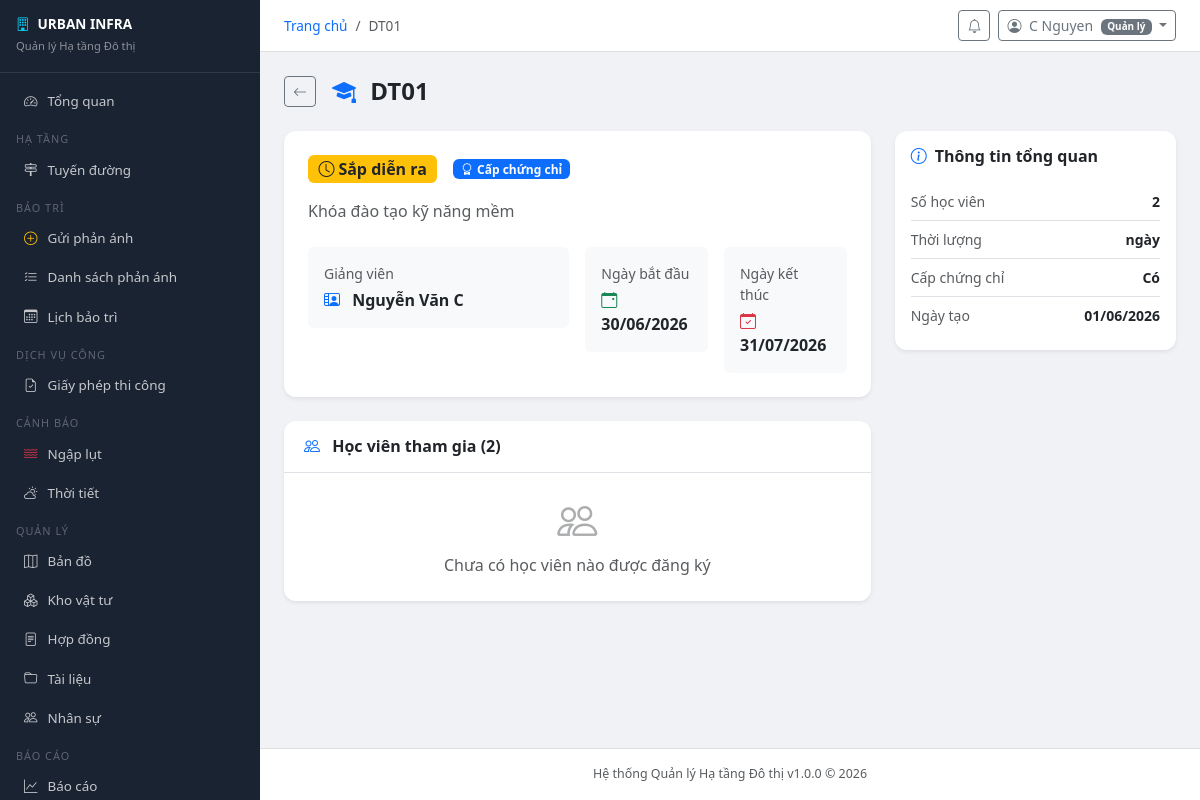
The page /hr/trainings/1/ (signed in) on the database its author committed.
### hr/models.py (models this page shows, shortened)
class Training(models.Model):
    title = models.CharField('Khóa đào tạo', max_length=200)
    description = models.TextField(blank=True)
    trainer = models.CharField('Giảng viên', max_length=100, blank=True)
    start_date = models.DateField('Ngày bắt đầu')
    end_date = models.DateField('Ngày kết thúc')
    participants = models.ManyToManyField(Employee, blank=True, related_name='trainings')
    certificate_required = models.BooleanField('Cấp chứng chỉ', default=False)
    created_at = models.DateTimeField(auto_now_add=True)
    class Meta:
        verbose_name = 'Đào tạo'
        verbose_name_plural = 'Đào tạo'

### accounts/models.py (models this page shows, shortened)
class User(AbstractUser):
    ROLE_CHOICES = [
        ('admin', 'Quản trị viên hệ thống'),
        ('manager', 'Quản lý'),
        ('staff', 'Cán bộ kỹ thuật'),
        ('inspector', 'Kiểm định viên'),
        ('citizen', 'Người dân'),
    ]
    role = models.CharField('Vai trò', max_length=20, choices=ROLE_CHOICES, default='citizen')
    phone = models.CharField('Số điện thoại', max_length=15, blank=True)
    avatar = models.ImageField('Ảnh đại diện', upload_to='avatars/', blank=True, null=True)
    address = models.TextField('Địa chỉ', blank=True)
    district = models.CharField('Quận/Huyện', max_length=100, blank=True)
    ward = models.CharField('Phường/Xã', max_length=100, blank=True)
    is_locked = models.BooleanField('Bị khóa', default=False)
    locked_reason = models.TextField('Lý do khóa', blank=True)
    otp_secret = models.CharField(max_length=32, blank=True)
    two_factor_enabled = models.BooleanField('Xác thực 2 bước', default=False)
    created_at = models.DateTimeField('Ngày tạo', auto_now_add=True)
    updated_at = models.DateTimeField('Cập nhật', auto_now=True)
    class Meta:
        verbose_name = 'Người dùng'
        verbose_name_plural = 'Người dùng'
    @property
    def is_admin(self):
        return self.role == 'admin' or self.is_superuser
    @property
    def is_staff_member(self):
        return self.role in ('admin', 'manager', 'staff', 'inspector')

### hr/views.py (the view)
# urls.py: path('trainings/<int:pk>/', views.training_detail, name='training_detail'),
@login_required
@staff_required
def training_detail(request, pk):
    training = get_object_or_404(Training.objects.prefetch_related('participants__user'), pk=pk)
    today = date.today()
    if training.start_date > today:
        training.status = 'upcoming'
    elif training.end_date < today:
        training.status = 'completed'
    else:
        training.status = 'ongoing'
        total = (training.end_date - training.start_date).days or 1
        elapsed = (today - training.start_date).days
        training.progress_pct = min(100, int(elapsed / total * 100))
    return render(request, 'hr/training_detail.html', {
        'training': training,
        'page_title': training.title,
    })

### urban_infra/context_processors.py (called while the page is built)
def global_context(request):
    context = {
        'SYSTEM_NAME': settings.SYSTEM_NAME,
        'SYSTEM_SHORT_NAME': settings.SYSTEM_SHORT_NAME,
        'SYSTEM_VERSION': settings.SYSTEM_VERSION,
    }
    if request.user.is_authenticated:
        from notifications.models import Notification
        context['unread_count'] = Notification.objects.filter(
            recipient=request.user, is_read=False
        ).count()
    return context

### hr/templates/hr/training_detail.html (shortened to what this page needs)
{% extends "base.html" %}
{% load static %}
{% block content %}
<div class="d-flex align-items-center mb-4">
  <a href="{% url 'hr:training_list' %}" class="btn btn-sm btn-outline-secondary me-3">
    <i class="bi bi-arrow-left"></i>
  </a>
  <h4 class="fw-bold mb-0">
    <i class="bi bi-mortarboard-fill text-primary me-2"></i>
    {{ training.title }}
  </h4>
</div>
<div class="row g-4">
  <div class="col-lg-8">
    <div class="card border-0 shadow-sm mb-4">
      <div class="card-body p-4">
        <div class="d-flex align-items-center gap-3 mb-3">
          {% if training.end_date < today %}
            <span class="badge bg-success fs-6"><i class="bi bi-check-circle me-1"></i>Đã hoàn thành</span>
          {% elif training.start_date <= today %}
            <span class="badge bg-info text-dark fs-6"><i class="bi bi-play-circle me-1"></i>Đang diễn ra</span>
          {% else %}
            <span class="badge bg-warning text-dark fs-6"><i class="bi bi-clock me-1"></i>Sắp diễn ra</span>
          {% endif %}
          {% if training.certificate_required %}
            <span class="badge bg-primary"><i class="bi bi-award me-1"></i>Cấp chứng chỉ</span>
          {% endif %}
        </div>
        {% if training.description %}
        <p class="text-muted mb-4">{{ training.description }}</p>
        {% endif %}
        <div class="row g-3">
          <div class="col-md-6">
            <div class="p-3 rounded bg-light">
              <div class="text-muted small mb-1">Giảng viên</div>
              <div class="fw-semibold">
                <i class="bi bi-person-video2 text-primary me-2"></i>
                {{ training.trainer|default:"Chưa xác định" }}
              </div>
            </div>
          </div>
          <div class="col-md-3">
            <div class="p-3 rounded bg-light">
              <div class="text-muted small mb-1">Ngày bắt đầu</div>
              <div class="fw-semibold">
                <i class="bi bi-calendar-event text-success me-1"></i>
                {{ training.start_date|date:"d/m/Y" }}
              </div>
            </div>
          </div>
          <div class="col-md-3">
            <div class="p-3 rounded bg-light">
              <div class="text-muted small mb-1">Ngày kết thúc</div>
              <div class="fw-semibold">
                <i class="bi bi-calendar-check text-danger me-1"></i>
                {{ training.end_date|date:"d/m/Y" }}
              </div>
            </div>
          </div>
        </div>
      </div>
    </div>
    <div class="card border-0 shadow-sm">
      <div class="card-header bg-transparent border-bottom d-flex justify-content-between align-items-center">
        <h6 class="fw-bold mb-0">
          <i class="bi bi-people text-primary me-2"></i>
          Học viên tham gia ({{ training.participants.count }})
        </h6>
      </div>
      <div class="card-body p-0">
        {% if participants %}
        <div class="table-responsive">
          <table class="table table-hover align-middle mb-0" style="font-size:.85rem">
            <thead class="table-light">
              <tr>
                <th class="ps-3">#</th>
                <th>Họ tên</th>
                <th>Mã NV</th>
                <th>Phòng ban</th>
                <th>Chức vụ</th>
              </tr>
            </thead>
            <tbody>
              {% for emp in participants %}
              <tr>
                <td class="ps-3 text-muted">{{ forloop.counter }}</td>
                <td>
                  <div class="d-flex align-items-center gap-2">
                    <div class="rounded-circle bg-primary bg-opacity-10 text-primary fw-bold
                                d-flex align-items-center justify-content-center"
                         style="width:30px;height:30px;font-size:.75rem;flex-shrink:0">
                      {{ emp.user.get_full_name|first|upper }}
                    </div>
                    <a href="{% url 'hr:employee_detail' emp.pk %}"
                       class="text-decoration-none text-dark fw-semibold">
                      {{ emp.user.get_full_name }}
                    </a>
                  </div>
                </td>
                <td class="text-muted">{{ emp.employee_id }}</td>
                <td class="text-muted">{{ emp.department.name|default:"—" }}</td>
                <td class="text-muted">{{ emp.position|default:"—" }}</td>
              </tr>
              {% endfor %}
            </tbody>
          </table>
        </div>
        {% else %}
        <div class="text-center text-muted py-4">
          <i class="bi bi-people display-6 d-block mb-2 opacity-50"></i>
          Chưa có học viên nào được đăng ký
        </div>
        {% endif %}
      </div>
    </div>
  </div>
  <div class="col-lg-4">
    <div class="card border-0 shadow-sm mb-3">
      <div class="card-body">
        <h6 class="fw-bold mb-3"><i class="bi bi-info-circle text-primary me-2"></i>Thông tin tổng quan</h6>
        <ul class="list-unstyled small mb-0">
          <li class="d-flex justify-content-between py-2 border-bottom">
            <span class="text-muted">Số học viên</span>
            <strong>{{ training.participants.count }}</strong>
          </li>
          <li class="d-flex justify-content-between py-2 border-bottom">
            <span class="text-muted">Thời lượng</span>
            <strong>{{ duration_days }} ngày</strong>
          </li>
          <li class="d-flex justify-content-between py-2 border-bottom">
            <span class="text-muted">Cấp chứng chỉ</span>
            <strong>{% if training.certificate_required %}Có{% else %}Không{% endif %}</strong>
          </li>
          <li class="d-flex justify-content-between py-2">
            <span class="text-muted">Ngày tạo</span>
            <strong>{{ training.created_at|date:"d/m/Y" }}</strong>
          </li>
        </ul>
      </div>
    </div>
  </div>
</div>
{% endblock %}

### templates/base.html (shortened to what this page needs)
<!DOCTYPE html>
<html lang="vi">
<head>
<link rel="stylesheet" href="https://cdnjs.cloudflare.com/ajax/libs/bootstrap/5.3.2/css/bootstrap.min.css">
<link rel="stylesheet" href="https://cdnjs.cloudflare.com/ajax/libs/bootstrap-icons/1.11.3/font/bootstrap-icons.min.css">
</head>
<body>
{% if user.is_authenticated %}
<div class="sidebar" id="sidebar">
  <div class="brand">
    <h6><i class="bi bi-building me-2 text-info"></i>{{ SYSTEM_SHORT_NAME }}</h6>
    <small>Quản lý Hạ tầng Đô thị</small>
  </div>
  <nav class="py-2">
    <a href="{% url 'dashboard' %}" class="nav-link"><i class="bi bi-speedometer2"></i>Tổng quan</a>
    <div class="nav-section">Hạ tầng</div>
    <a href="{% url 'infrastructure:road_list' %}" class="nav-link"><i class="bi bi-signpost-2"></i>Tuyến đường</a>
    <div class="nav-section">Bảo trì</div>
    <a href="{% url 'maintenance:request_create' %}" class="nav-link"><i class="bi bi-plus-circle text-warning"></i>Gửi phản ánh</a>
    <a href="{% url 'maintenance:request_list' %}" class="nav-link"><i class="bi bi-list-check"></i>Danh sách phản ánh</a>
    <a href="{% url 'maintenance:schedule_list' %}" class="nav-link"><i class="bi bi-calendar3"></i>Lịch bảo trì</a>
    <div class="nav-section">Dịch vụ công</div>
    <a href="{% url 'permits:list' %}" class="nav-link"><i class="bi bi-file-earmark-check"></i>Giấy phép thi công</a>
    <div class="nav-section">Cảnh báo</div>
    <a href="{% url 'flood:alert_list' %}" class="nav-link"><i class="bi bi-water text-danger"></i>Ngập lụt</a>
    <a href="{% url 'weather:current' %}" class="nav-link"><i class="bi bi-cloud-sun"></i>Thời tiết</a>
    <div class="nav-section">Quản lý</div>
    <a href="{% url 'maps:map' %}" class="nav-link"><i class="bi bi-map"></i>Bản đồ</a>
    <a href="{% url 'inventory:material_list' %}" class="nav-link"><i class="bi bi-boxes"></i>Kho vật tư</a>
    <a href="{% url 'contracts:contract_list' %}" class="nav-link"><i class="bi bi-file-text"></i>Hợp đồng</a>
    <a href="{% url 'documents:list' %}" class="nav-link"><i class="bi bi-folder"></i>Tài liệu</a>
    {% if user.is_staff_member %}
    <a href="{% url 'hr:employee_list' %}" class="nav-link"><i class="bi bi-people"></i>Nhân sự</a>
    {% endif %}
    <div class="nav-section">Báo cáo</div>
    <a href="{% url 'reports:summary' %}" class="nav-link"><i class="bi bi-graph-up"></i>Báo cáo</a>
  </nav>
</div>
<div class="main-content">
  <div class="topbar">
    <div class="d-flex align-items-center gap-3">
      <nav>
        <ol class="breadcrumb mb-0" style="font-size:.85rem">
          <li class="breadcrumb-item"><a href="/" class="text-decoration-none">Trang chủ</a></li>
          {% if page_title %}<li class="breadcrumb-item active">{{ page_title }}</li>{% endif %}
        </ol>
      </nav>
    </div>
    <div class="d-flex align-items-center gap-2">
      <a href="{% url 'notifications:list' %}" class="btn btn-sm btn-outline-secondary position-relative">
        <i class="bi bi-bell"></i>
      </a>
      <div class="dropdown">
        <button class="btn btn-sm btn-outline-secondary dropdown-toggle" data-bs-toggle="dropdown">
          <i class="bi bi-person-circle me-1"></i>
          {{ user.get_full_name|default:user.username }}
          <span class="badge bg-secondary ms-1" style="font-size:.62rem">{{ user.get_role_display }}</span>
        </button>
      </div>
    </div>
  </div>
  <div class="content-area">
{% endif %}
{% block content %}{% endblock %}
{% if user.is_authenticated %}
  </div>
  <footer class="text-center py-3 text-muted"
          style="font-size:.78rem; border-top:1px solid #e0e0e0; background:#fff;">
    {{ SYSTEM_NAME }} v{{ SYSTEM_VERSION }} &copy; {% now "Y" %}
  </footer>
</div>
{% else %}
</div>
{% endif %}
</body>
</html>

### templates/base.html (style rules this page uses)
:root { --sidebar-width: 260px; --sidebar-bg: #1a2332; --sidebar-hover: #2c3e55; }
body { font-family: 'Segoe UI', sans-serif; background: #f0f2f5; }
.sidebar { width: var(--sidebar-width); height: 100vh; background: var(--sidebar-bg); position: fixed; top: 0; left: 0; z-index: 1000; overflow-y: auto; }
.sidebar .brand { padding: 16px; border-bottom: 1px solid rgba(255,255,255,.1); }
.sidebar .brand h6 { color: #fff; font-weight: 700; margin: 0; font-size: .85rem; }
.sidebar .brand small { color: rgba(255,255,255,.5); font-size: .7rem; }
.sidebar .nav-link { color: rgba(255,255,255,.75); padding: 9px 16px; border-radius: 6px; margin: 1px 8px; font-size: .84rem; display: flex; align-items: center; gap: 10px; text-decoration: none; }
.nav-section { color: rgba(255,255,255,.3); font-size: .68rem; text-transform: uppercase; letter-spacing: 1px; padding: 10px 16px 2px; }
.main-content { margin-left: var(--sidebar-width); min-height: 100vh; display: flex; flex-direction: column; }
.topbar { background: #fff; padding: 10px 24px; border-bottom: 1px solid #e0e0e0; display: flex; align-items: center; justify-content: space-between; position: sticky; top: 0; z-index: 100; }
.content-area { padding: 24px; flex: 1; }
.card { border: none; border-radius: 12px; box-shadow: 0 2px 8px rgba(0,0,0,.06); }
.card-header { background: #fff; border-bottom: 1px solid #f0f0f0; border-radius: 12px 12px 0 0 !important; padding: 16px 20px; }

### rows shown on the page
Training: title "DT01", description "Khóa đào tạo kỹ năng mềm", trainer "Nguyễn Văn C", start_date "30/06/2026", end_date "31/07/2026", participants.count "2", created_at "01/06/2026"
User: get_full_name "C Nguyen", role "Quản lý"

### other values the page prints
{{ SYSTEM_SHORT_NAME }} "URBAN INFRA"
{{ SYSTEM_NAME }} "Hệ thống Quản lý Hạ tầng Đô thị"
{{ SYSTEM_VERSION }} "1.0.0"
